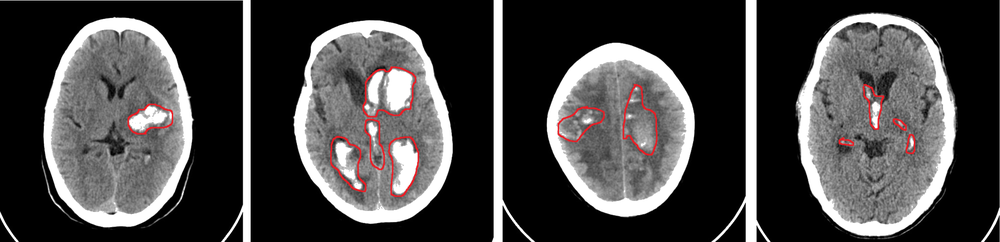
#> input picture assets/chettinad-proposal/hemorrhagic-samples.png, 1000 x 242 px, shrunk from 2003 x 484 before the run
$ python -i vis_tools.py   (imports and definitions only)
#> lines starting #> are read from the running program, lines starting #| are printed output that depends on the picture
# import lib
import matplotlib.pyplot as plt
import cv2
import numpy as np
from skimage import color, img_as_float


# [15 lines left out: function normalize_0_1, not called in this run]


def rotate(image, angle, center=None, scale=1.0):
    """
    rotate 2d image any angle.
    :param image: numpy array;
    :param angle: 0~360;
    :param center:
    :param scale:
    :return: new image.
    """
    image = image.astype(np.float64)
    (h, w) = image.shape[:2]
    # if the center is None, initialize it as the center of the image
    if center is None:
        center = (w // 2, h // 2)
    M = cv2.getRotationMatrix2D(center, angle, scale)
    rotated = cv2.warpAffine(image, M, (w, h))
    return rotated


# [29 lines left out: function get_img_mask, not called in this run]


def vis_3d_img(img_array, bins=5, cmap='gray'):
    """
    visualize the 3d image in 3 dim.
    :param img_array:
    :param bins: how many slices to show; int
    :param cmap: colormap
    :return: None
    """
#> called with bins = 5, cmap = 'gray'
    assert len(img_array.shape) == 3, print("The image dim must be 3!")
    figure, ax = plt.subplots(3, bins, figsize=(20, 10))
    x, y, z = img_array.shape
#> x = 242; y = 1000; z = 3
    for i in range(bins):
        temp1 = ax[0][i].imshow(rotate(img_array[int(x / (bins + 1)) * (i + 1), ...].T, 180), cmap=cmap)
        temp2 = ax[1][i].imshow(rotate(img_array[:, int(y / (bins + 1)) * (i + 1), :].T, 180), cmap=cmap)
        temp3 = ax[2][i].imshow(rotate(img_array[:, :, int(z / (bins + 1)) * (i + 1)].T, 180), cmap=cmap)
        figure.colorbar(temp1, ax=ax[0][i])
        figure.colorbar(temp2, ax=ax[1][i])
        figure.colorbar(temp3, ax=ax[2][i])
#> this loop made 5 passes
#> pass 1, in rotate (call 3), `image = image.astype(np.float64)`:
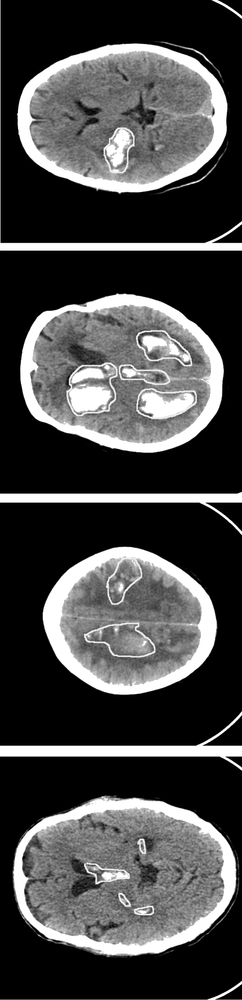
#> image: shape (1000, 242) float64; min 0, max 255, mean 72
#> pass 1, in rotate (call 3), `rotated = cv2.warpAffine(image, M, (w, h))`:
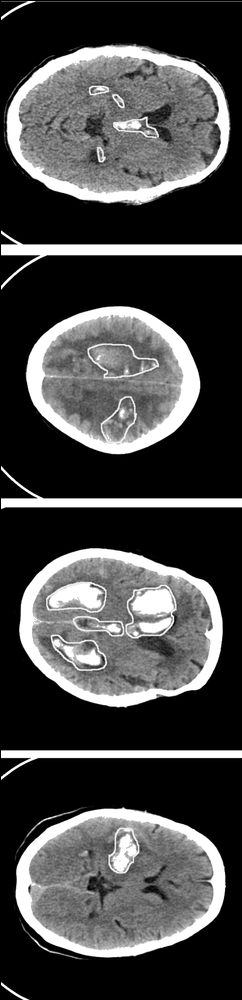
#> rotated: shape (1000, 242) float64; min 0, max 255, mean 71.9
    plt.show()
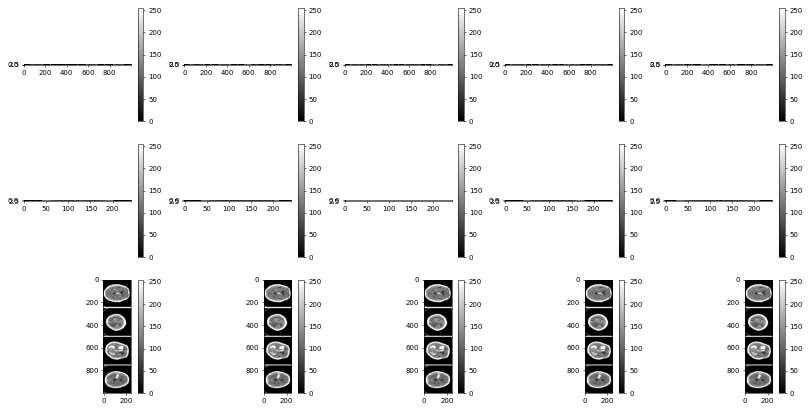
#> figure drawn by matplotlib, 30 panels


# [33 lines left out: functions vis_3d_imgWithmask, vis_2d_z, not called in this run]

>>> import cv2
>>> picture = cv2.cvtColor(cv2.imread('../../../../assets/chettinad-proposal/hemorrhagic-samples.png'), cv2.COLOR_BGR2RGB)
>>> result = vis_3d_img(picture)

$ run again, on assets/chettinad-proposal/infarct-segmentation-illustrative.png
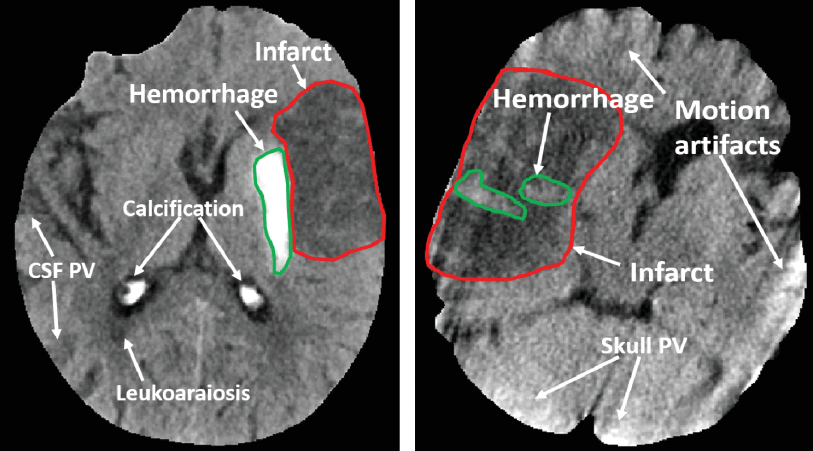
#> input picture assets/chettinad-proposal/infarct-segmentation-illustrative.png, 813 x 451 px
#> the loop in vis_3d_img, `for i in range(bins):` made 5 passes
#> pass 1, in rotate (call 3), `image = image.astype(np.float64)`:
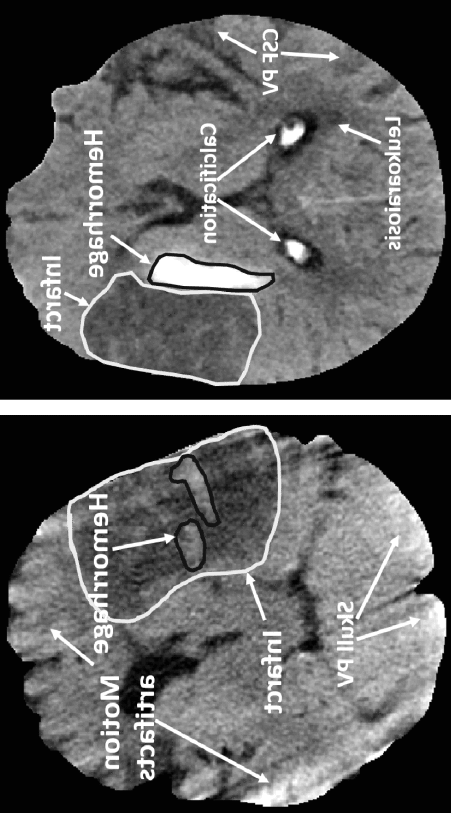
#> image: shape (813, 451) float64; min 2, max 255, mean 91.9
#> pass 1, in rotate (call 3), `rotated = cv2.warpAffine(image, M, (w, h))`:
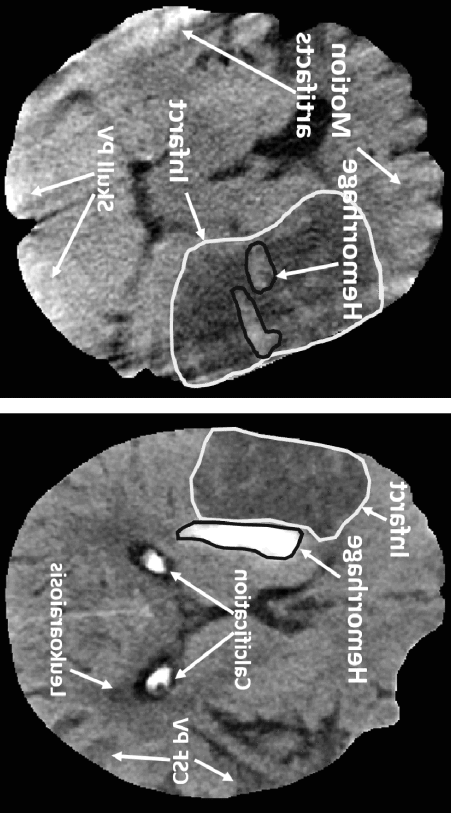
#> rotated: shape (813, 451) float64; min 2, max 255, mean 91.9
